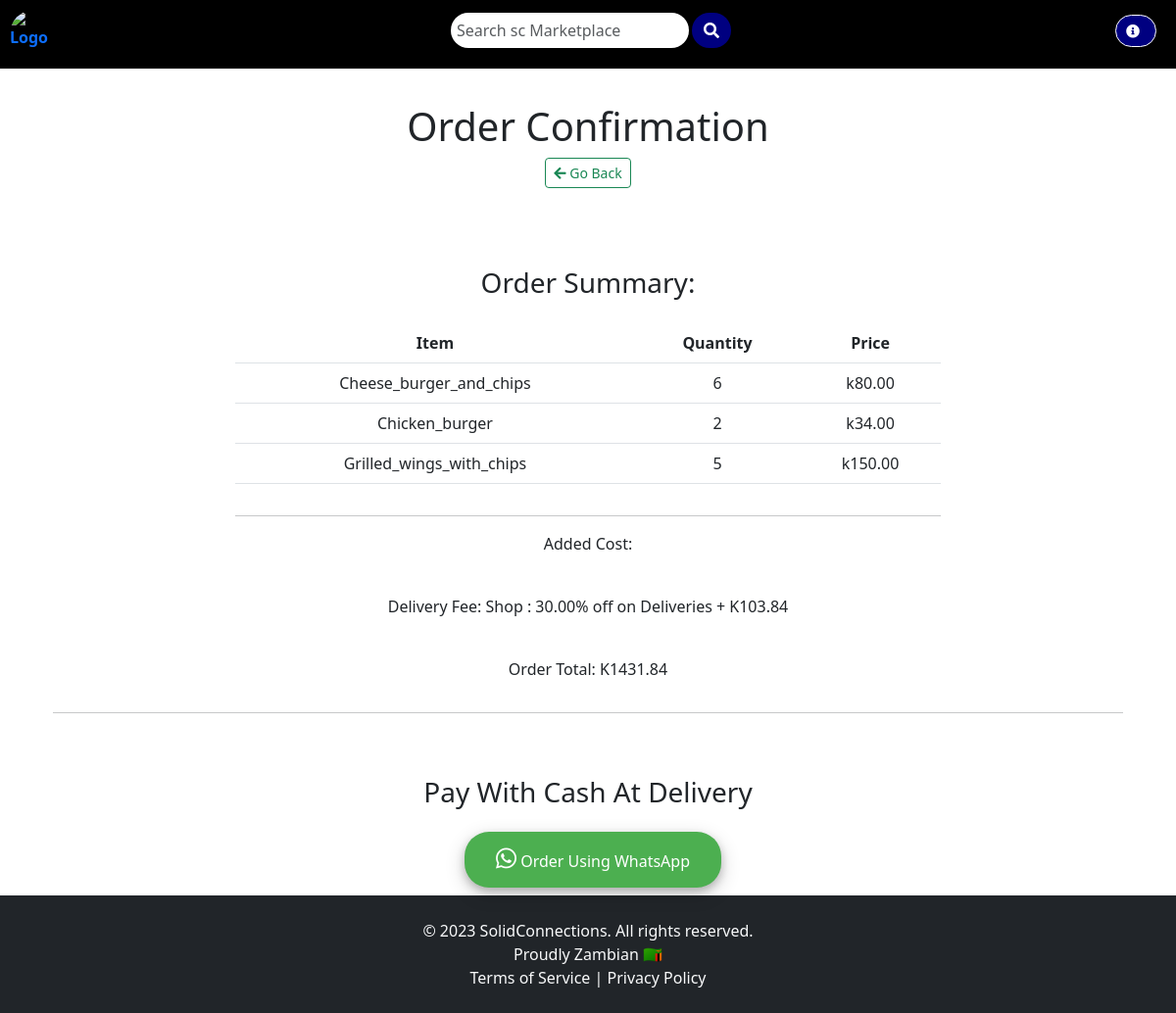
The app's page /order-confirmation/103/ with its own data.
### customer/models.py (models this page shows, shortened)
class OrderItem(models.Model):
    item = models.ForeignKey(MenuItem, on_delete=models.CASCADE)
    quantity = models.IntegerField(default=1)

class MenuItem(models.Model):
    name = models.CharField(max_length=100)
    description = models.TextField()
    DeliveredTime = models.TextField(default=default_delivered_time)
    image = models.ImageField(upload_to='menu_images/')
    price = models.DecimalField(max_digits=10, decimal_places=2)
    category = models.ManyToManyField('Category', related_name='items')
    availability = models.BooleanField(default=True)
    is_verified = models.BooleanField(default=False)  # New field for verified items

class Location(models.Model):
    name = models.CharField(max_length=50)
    delivery_fee = models.DecimalField(max_digits=5, decimal_places=2)
    def __str__(self):
        return self.name

### customer/views.py (the view)
# urls.py: path('order-confirmation/<int:pk>/', OrderConfirmation.as_view(), name='order-confirmation'),
class OrderConfirmation(View):
    def get(self, request, pk, *args, **kwargs):
        order = OrderModel.objects.get(pk=pk)
        discount_percentage = Decimal('0.08')  # Use Decimal for precise arithmetic
        discount_amount = discount_percentage * order.price
        total_price = order.price + order.location.delivery_fee + discount_amount
        context = {
            'pk': order.pk,
            'order_items': order.order_items.all(),
            'price': order.price,
            'location': order.location,
            'delivery_fee': order.location.delivery_fee,
            'total_price': total_price,
            'discount_amount': discount_amount,
        }
        return render(request, 'customer/order_confirmation.html', context)

### templates/customer/order_confirmation.html (shortened to what this page needs)
{% extends 'base.html' %}
{% block content %}
<div class="container">
<div class="container mb-5">
    <div class="row justify-content-center mt-1">
        <div class="col-md-5 col-sm-12 p-4 text-center">
            <h1>Order Confirmation</h1>
            <a href="{% url 'customer:order' %}" class="btn btn-outline-success mb-2 btn-sm">
                <i class="fas fa-arrow-left"></i> Go Back
            </a>
        </div>
    </div>
    <div class="row justify-content-center mt-5">
        <div class="col-md-8 col-sm-12 text-center">
            <h3 class="pb-3">Order Summary:</h3>
            <div class="table-responsive">
                <table class="table">
                    <thead>
                        <tr>
                            <th>Item</th>
                            <th>Quantity</th>
                            <th>Price</th>
                        </tr>
                    </thead>
                    <tbody>
                        {% for item in order_items %}
                        <tr>
                            <td>{{ item.item.name }}</td>
                            <td>{{ item.quantity }}</td>
                            <td>k{{ item.item.price }}</td>
                        </tr>
                        {% endfor %}
                    </tbody>
                </table>
            </div>
            <hr />
            <p>Added Cost: </p>
            <p class="font-weight-bold pt-4">Delivery Fee: {{ location }} : {{ delivery_fee }}% off on Deliveries + K{{ discount_amount|floatformat:2 }}</p>
            <p class="font-weight-bold pt-4">Order Total: K{{ total_price|floatformat:2 }}</p>
        </div>
    </div>
    <hr />
</div>
<div class="row justify-content-center pb-2 pt-3">
    <div class="col-md-6 text-center">
        <h3>Pay With Cash At Delivery</h3>
    </div>
</div>
<div class="row justify-content-center pb-2 pt-2">
    <div class="col-md-6 text-center">
        <a href="https://api.whatsapp.com/send?phone=260970349470&text=Invoice%20Order:%20https://blessedtouchs.pythonanywhere.com/customer/order/{{ pk }}/invoice" class="btn btn-custom" style="margin-left: 10px;">
            <i class="fab fa-whatsapp" aria-hidden="true" style="color: white; font-size: 24px;"></i> Order Using WhatsApp
        </a>
    </div>
</div>
</div>
{% endblock content %}

### templates/customer/order_confirmation.html (style rules this page uses)
.btn-custom { background-color: #4CAF50; border: none; border-radius: 25px; box-shadow: 0 4px 8px 0 rgba(0, 0, 0, 0.2), 0 6px 20px 0 rgba(0, 0, 0, 0.19); color: white; padding: 15px 32px; text-align: center; text-decoration: none; display: inline-block; font-size: 16px; }

### records on screen
OrderItem: item.name "Cheese_burger_and_chips", quantity "6", item.price "80.00"
OrderItem: item.name "Chicken_burger", quantity "2", item.price "34.00"
OrderItem: item.name "Grilled_wings_with_chips", quantity "5", item.price "150.00"
Location: name "Shop", delivery_fee "30.00"

### other values on screen
{{ discount_amount|floatformat:2 }} "103.84"
{{ total_price|floatformat:2 }} "1431.84"
